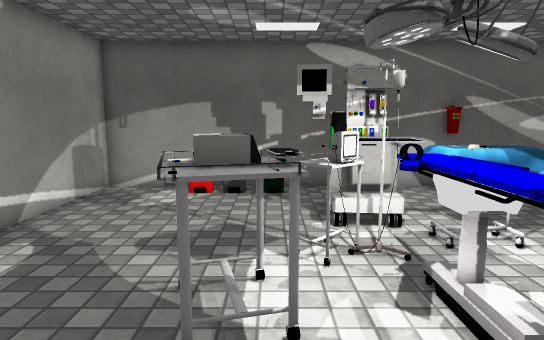
view 1 (above)

12 first-person views from a walk through a Unity game level. The camera is 1.4 m above the floor, tilts 8° down and sees 75° across. The floor is counted in squares, 0.5 m on a side. Each view is taken from the middle of a square. On the plan, view 1 faces up. The plan holds only what a view shows up to about 20 squares ahead; the rest is blank. Some animated figures are not drawn. Some surface patterns are stand-ins.

view 2
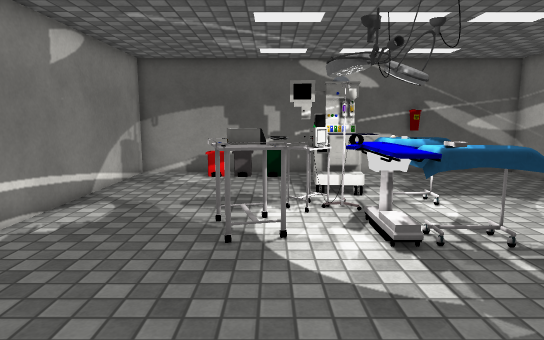

view 3
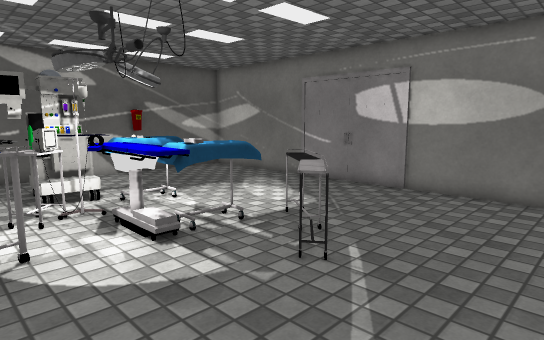

view 4
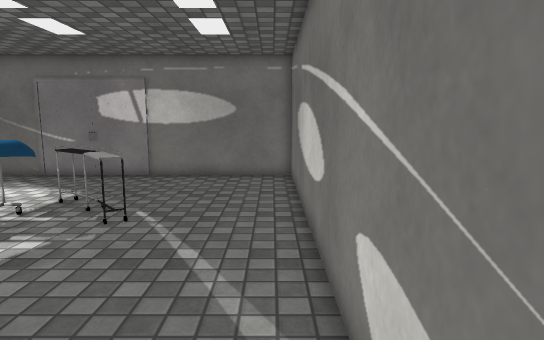

view 5
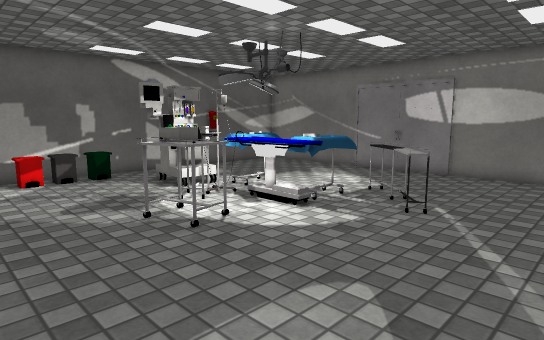

view 6
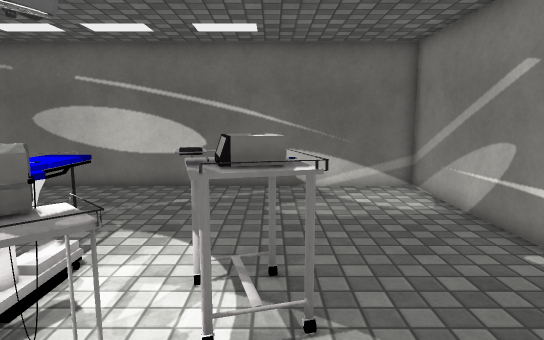

view 7
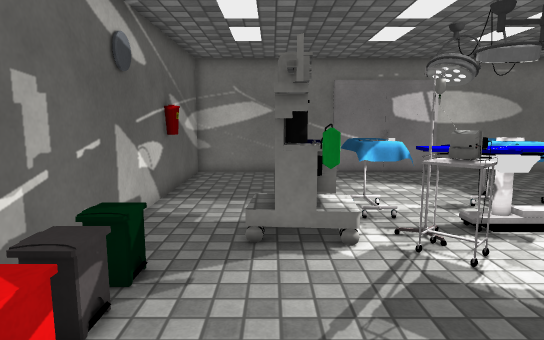

view 8
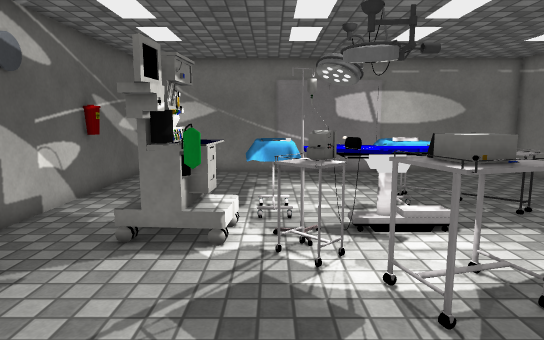

view 9
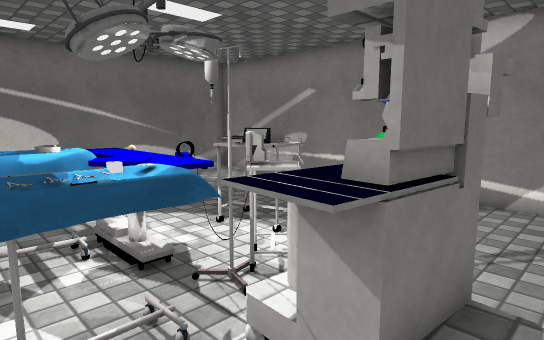

view 10
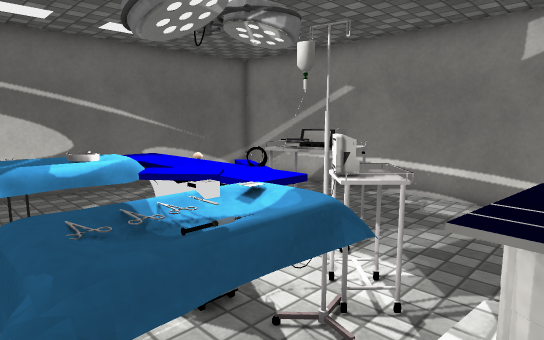

view 11
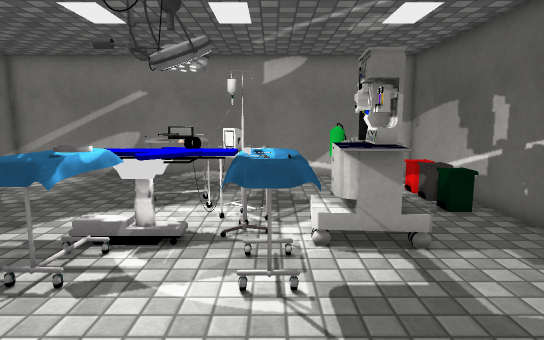

view 12
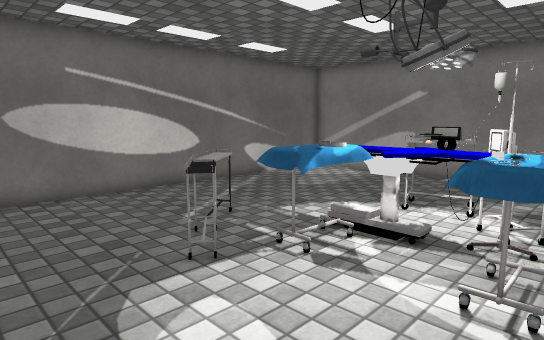

### Floor plan
Key: @ floor where view 1 was taken; # wall or solid block; . floor; = window, fence, low wall or low ledge; ^ raised ledge; T thing the floor can be seen under or through; M monitor.
Columns run from 7 left of view 1 to 13 right of it. Each row starts with its distance up from view 1.
 15 #####################
 14 #...^^^^=...........#
 13 #...................#
 12 #...................#
 11 #.......TTTT........#
 10 #.......TTT^........#
  9 #........==#.=......#
  8 #.......===^^^......#
  7 #......=MT^T.=......#
  6 #.....^^=TTT........#
  5 #.....^T T^T.=......#
  4 #.....^T..^^^.......#
  3 #.........^..==.....#
  2 #............^=.....#
  1 #..........=^=......#
  0 #......@...==.......#
 -1 #...................#
 -2 #...................#
 -3 #...................#
 -4 #...................#
 -5 #####################

Where each view was taken, in squares from view 1:
view 1: 0 up, 0 right, facing up
view 2: 4 down, 0 right, facing up
view 3: 4 down, 1 left, facing up-right
view 4: 4 down, 5 left, facing right
view 5: 4 down, 6 left, facing up-right
view 6: 10 up, 1 left, facing down
view 7: 11 up, 6 left, facing right
view 8: 8 up, 6 left, facing right
view 9: 12 up, 6 right, facing down-left
view 10: 10 up, 6 right, facing down-left
view 11: 8 up, 11 right, facing left
view 12: 9 up, 11 right, facing down-left
